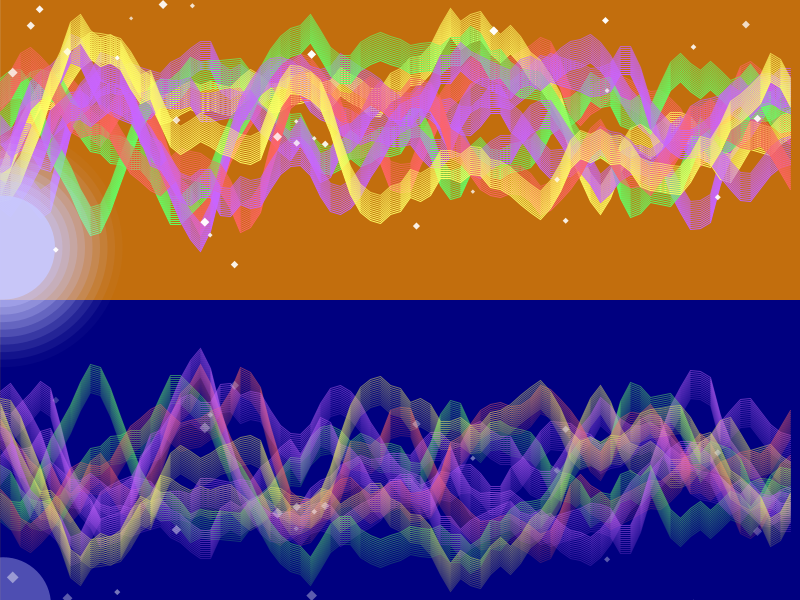
Frame 1 (no input)
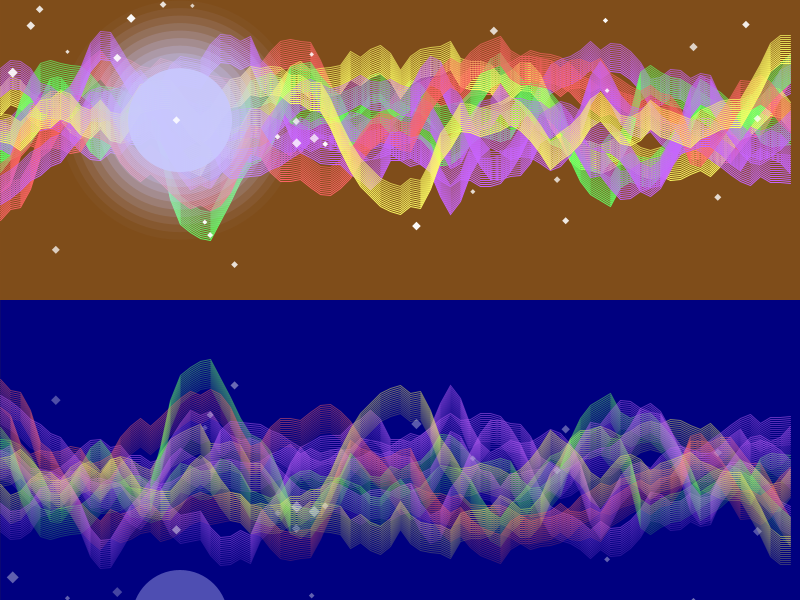
Frame 60 (the mouse pressed at the canvas centre just before this capture)
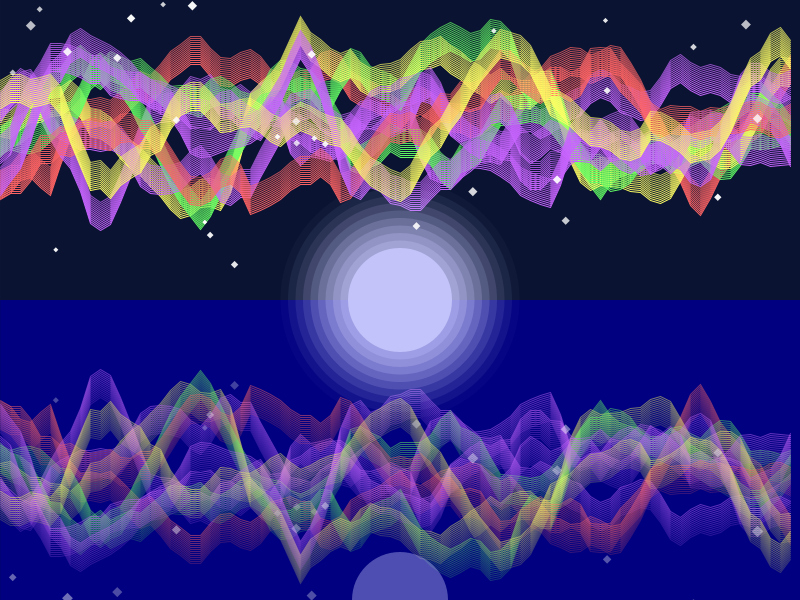
Frame 120 (the mouse held since frame 60 and released just before this capture)

The Processing sketch that drew these frames (run headless with seeded random() and noise(); from frame 60 on, the mouse is pressed at the canvas centre):

// Processing sketch: Alex_Bordignon
// ── Alex_Bordignon.pde
// Global variables for stars
PVector[] stars;  // Array to store star positions
int numStars = 30;  // Number of stars to display
int auroraLines = 10;  // Initial number of aurora glow lines
int initialAuroraLines = 10;  // To reset aurora lines when R is pressed
color[] auroraColors;  // Array to store colors for each aurora glow
float celestialX = 0;  // Horizontal position (for both moon and sun)
float celestialY;  // Vertical position (calculated based on sine wave)
float celestialSpeed = 3;  // Speed of movement (same for both moon and sun)
float arcHeight = 200;  // Height of the arc (adjusted for better visibility)
float arcStartY = 250;  // Starting Y position of the arc

boolean isSun = false;  // Flag to check if it's sun time
float celestialSize = 80;  // Size for both moon and sun

// Aurora fading effect variables
float auroraOpacity = 255;  // Initial opacity for aurora (full opacity)

// Colors for sunrise and sunset
color skyBlue = color(135, 206, 250);  // Daytime sky blue
color sunsetOrange = color(255, 140, 0);  // Sunset/sunrise orange
color nightBlue = color(10, 20, 50);  // Night sky dark blue
color oceanDay = color(70, 130, 180);  // Light blue ocean for daytime
color oceanNight = color(0, 0, 128);  // Dark blue ocean for nighttime

boolean isEclipse = false;  // Flag to check if eclipse is happening
color eclipseColor = color(0);  // Color for the eclipse (black sun with orange glow)
color eclipseWater = oceanNight;  // Water color during eclipse (nighttime water)


void setup() {
  size(800, 600);  // Set canvas size
  smooth();        // Enable smooth rendering

  // Initialize aurora colors
  auroraColors = new color[auroraLines];
  initializeAuroraColors();

  // Generate random star positions
  stars = new PVector[numStars];
  for (int i = 0; i < numStars; i++) {
    float starX = random(width);  // Random x position
    float starY = random(height / 2);  // Random y position in the top half of the sky
    stars[i] = new PVector(starX, starY);
   }
}

void draw() {

  // Set the background and ocean colors based on the current state (eclipse or normal day/night)
  color currentBackground;
  color currentOcean;

  float transitionSpeed = 0.5;
  float transitionFactor = map(celestialX, 0, width, 0, 1);
  transitionFactor = min(transitionFactor + transitionSpeed, 1);

  if (isEclipse) {
    currentBackground = color(0);  // Black sky during eclipse
    currentOcean = eclipseWater;  // Nighttime water color
  } else if (isSun) {
    currentBackground = lerpColor(sunsetOrange, skyBlue, transitionFactor);
    currentOcean = oceanDay;

    auroraOpacity = 0;  // Set aurora opacity to 0 during daytime
  } else {
    currentBackground = lerpColor(sunsetOrange, nightBlue, transitionFactor);
    currentOcean = oceanNight;

    auroraOpacity = 255;  // Ensure aurora is fully visible at night
  }

  // Draw the sky
  for (int i = 0; i < height / 2; i++) {
    color gradientColor = lerpColor(sunsetOrange, currentBackground, transitionFactor);
    stroke(gradientColor);
    line(0, i, width, i);
  }

  // Bottom half of the sky
  for (int i = height / 2; i < height; i++) {
    stroke(currentBackground);
    line(0, i, width, i);
  }

  // Draw the ocean (drawn before stars now)
  for (int i = height / 2; i < height; i++) {
    stroke(currentOcean);
    line(0, i, width, i);
  }

  // Only draw aurora if there's no eclipse and it's nighttime
  if (!isEclipse && auroraOpacity > 0) {
    drawAurora();  // Draw the aurora in the sky
    drawAuroraReflection();  // Draw the aurora reflection in the water
  }

  // Update celestial position for both sun and moon
  updateCelestialPosition();  // Ensure movement of the celestial body (even during eclipse)

  // Draw celestial body (sun or moon)
  if (isEclipse) {
    // Draw the orange glow first, outside the sun's radius
    drawGlow(celestialX, celestialY, 65, color(255, 100, 0));  // Larger glow radius
    drawCelestial(celestialX, celestialY, color(0));  // Black center of the sun
    drawReflection(celestialX, celestialY, color(0)); // Reflection of the black sun
  } else {
    // Normal sun or moon
    if (isSun) {
      drawCelestial(celestialX, celestialY, color(255, 255, 0));  // Sun
      drawReflection(celestialX, celestialY, color(255, 255, 0));
    } else {
      drawCelestial(celestialX, celestialY, color(200, 200, 255));  // Moon
      drawReflection(celestialX, celestialY, color(200, 200, 255));
    }
  }

  // Draw stars after the ocean, so they are on top
  if (!isSun && !isEclipse) {
    drawStars();  // Draw stars and their reflections
  }
}

// Function to draw the orange glow around the sun during the eclipse
void drawGlow(float x, float y, float radius, color glowColor) {
  noStroke();
  fill(glowColor);
  ellipse(x, y, radius * 2, radius * 2);  // Draw a glowing circle around the sun
}


// Function to draw the eclipse celestial body (black sun with orange glow)
void drawCelestialEclipse(float x, float y, color celestialColor) {
  float sizeModifier = 1.3;  // Celestial larger
  float glowIntensity = 10;  // Stronger Glow

  // Draw the eclipse (black sun with orange glow)
  noStroke();
  fill(celestialColor, 220);  // Black sun with no opacity
  ellipse(x, y, celestialSize * sizeModifier, celestialSize * sizeModifier);  // Eclipse body

  // Orange glow around the eclipse
  for (int glow = 1; glow <= glowIntensity; glow++) {
    int glowAlpha = 80 - glow * 10;  // Orange glow for eclipse
    fill(255, 140, 0, glowAlpha);  // Orange color for the glow
    float glowSize = celestialSize * sizeModifier + glow * 15;  // Glow size increases progressively
    ellipse(x, y, glowSize, glowSize);
  }
}


// Function to draw the stars and their reflections
void drawStars() {
  for (int i = 0; i < numStars; i++) {
    PVector star = stars[i];
    float starSize = random(2, 5);  // Random size for the star (small)

    // Draw the star in the sky
    fill(255, 255, 255, random(180, 255));  // White color with slight twinkle effect
    noStroke();
    beginShape();
    vertex(star.x, star.y - starSize);         // Top vertex
    vertex(star.x + starSize, star.y);        // Right vertex
    vertex(star.x, star.y + starSize);        // Bottom vertex
    vertex(star.x - starSize, star.y);        // Left vertex
    endShape(CLOSE);

    // Reflect the star in the water (same logic as celestial reflection)
    float reflectionY = height - (star.y - height / 2) - 250 ;  // Mirror Y position for reflection
    float reflectionSize = starSize * 1.2;  // Slightly larger for distortion
    fill(255, 255, 255, random(50, 120));  // Faded white for reflection
    beginShape();
    vertex(star.x, reflectionY - reflectionSize);         // Top vertex
    vertex(star.x + reflectionSize, reflectionY);        // Right vertex
    vertex(star.x, reflectionY + reflectionSize);        // Bottom vertex
    vertex(star.x - reflectionSize, reflectionY);        // Left vertex
    endShape(CLOSE);
  }
}



// Function to draw the reflection of the celestial object
void drawReflection(float x, float y, color celestialColor) {
  // Reflection position: Mirror the celestial position vertically (relative to waterline)
  float reflectionY = height - (y - height / 2) * 0.1;  // Flip Y position for reflection

  // Set the opacity of the reflection (this controls how faded the reflection looks)
  float reflectionOpacity = 100;  // You can adjust this value for more or less opacity

  // Slightly stretch the reflection to give a more realistic look
  float reflectionSize = celestialSize * 1.2;  // Increase the size of the reflection a bit to simulate distortion

  // Draw the reflection with adjusted opacity
  noStroke();
  fill(celestialColor, reflectionOpacity);  // Use the same color as the celestial body but with opacity
  ellipse(x, reflectionY, reflectionSize, reflectionSize);  // Draw the reflected celestial body
}


// Function to initialize random colors for aurora glows
void initializeAuroraColors() {
  for (int i = 0; i < auroraLines; i++) {
    // Randomly pick yellow, purple, red, or green for each glow
    int choice = int(random(4));  // Change from 3 to 4 options
    if (choice == 0) auroraColors[i] = color(255, 255, 100); // Yellow
    else if (choice == 1) auroraColors[i] = color(200, 100, 255); // Purple
    else if (choice == 2) auroraColors[i] = color(255, 100, 100); // Red
    else auroraColors[i] = color(100, 255, 100); // Green
  }
}

// Function to create aurora effect with stronger glow
void drawAurora() {
  for (int i = 0; i < auroraLines; i++) {
    color c = auroraColors[i];  // Get the color for this glow

    // Draw the glow: multiple semi-transparent parallel layers
    for (int glow = 1; glow <= 15; glow++) {  // Increase the number of glow layers for a stronger effect
      stroke(red(c), green(c), blue(c), auroraOpacity - glow * 5);  // Adjust opacity for more prominence
      noFill();
      beginShape();
      for (int x = 0; x < width; x += 10) {
        // Offset the glow slightly for better visibility
        float y = noise(x * 0.01, frameCount * 0.01 + i) * height / 2 - glow * 2;
        vertex(x, y);
      }
      endShape();
    }
  }
}

// Function to draw the reflection of the aurora
void drawAuroraReflection() {
  float reflectionOpacity = auroraOpacity * 0.5;  // Slightly less opacity for the reflection
  float auroraHeight = height / 2 - 300;  // The height at which the aurora is drawn
  
  // Draw aurora reflection by mirroring the aurora path
  for (int i = 0; i < auroraLines; i++) {
    color c = auroraColors[i];  // Get the color for this glow
    
    // Draw the glow: multiple semi-transparent parallel layers
    for (int glow = 1; glow <= 15; glow++) {  // Increase the number of glow layers for a stronger effect
      stroke(red(c), green(c), blue(c), reflectionOpacity - glow * 5);  // Adjust opacity for more prominence
      noFill();
      beginShape();
      for (int x = 0; x < width; x += 10) {
        // Offset the glow slightly for better visibility
        float y = noise(x * 0.01, frameCount * 0.01 + i) * height / 2 - glow * 2;
        float reflectionY = height - (y - auroraHeight);  // Mirror the Y position for reflection
        vertex(x, reflectionY);  // Draw each mirrored aurora point
      }
      endShape();
    }
  }
}



void updateCelestialPosition() {
  if (mousePressed) {
    // Follow the mouse when the mouse is held down
    celestialX = mouseX;
    celestialY = mouseY;
  } else {
    // Update position as it moves from left to right
    celestialX += celestialSpeed;

    // Use a sine wave to create the Y position (arc path)
    float sineFactor = sin(map(celestialX, 0, width, 0, PI));  // Generate a sine wave oscillation
    celestialY = arcStartY - sineFactor * arcHeight;  // Adjust for the arc height

    // Only allow the eclipse to occur when the sun first appears
    if (celestialX >= 0 && celestialX < 5 && isSun) {
      isEclipse = (random(10) < 1);  // Random chance of eclipse only when the sun appears
    }

    // Transition from moon to sun when the celestial object reaches the left side
    if (celestialX >= width && !isSun) {
      celestialX = 0;  // Reset to the initial position (left side)
      isSun = true;  // Ensure it's sun after reset, no eclipse
    }

    // Transition from sun to moon when the celestial object reaches the right side
    if (celestialX >= width && isSun) {
      celestialX = 0;  // Reset to the initial position (left side)
      isSun = false;  // Switch to moon (night)
      isEclipse = false;  // Reset eclipse at the end of the day
    }
  }
}





// Function to draw a glowing celestial object (moon or sun)
void drawCelestial(float x, float y, color celestialColor) {
  // Make the moon larger if it's nighttime
  float sizeModifier = 1.3;  // Celestial larger
  float glowIntensity = 10;    // Stronger Glow

  // Draw the celestial object (moon or sun)
  noStroke();
  fill(celestialColor, 220);  // Slightly more opaque for better visibility
  ellipse(x, y, celestialSize * sizeModifier, celestialSize * sizeModifier);  // Celestial body

  // Add a glowing effect
  for (int glow = 1; glow <= glowIntensity; glow++) {
    int glowAlpha = isEclipse || !isSun ? 80 - glow * 8 : 50 - glow * 10;  // Same glow for eclipse as moon
    fill(celestialColor, glowAlpha);  
    float glowSize = celestialSize * sizeModifier + glow * 15;  // Glow size increases progressively
    ellipse(x, y, glowSize, glowSize);
  }
}


// Function to handle key presses
void keyPressed() {
  // Change colors if the space bar is pressed
  if (key == ' ') {
    initializeAuroraColors();  // Reassign random colors to each glow
  }

  // Reset the number of aurora lines if R is pressed
  if (key == 'r' || key == 'R') {
    auroraLines = initialAuroraLines;  // Reset to the initial amount
    auroraColors = new color[auroraLines];  // Resize color array
    initializeAuroraColors();  // Reinitialize colors
  }

  // Increase aurora lines when 'm' is pressed
  if (key == 'm' || key == 'M') {
    auroraLines++;  // Add a new aurora line
    auroraColors = expandAuroraColors(auroraColors, 1);  // Expand the colors array
    initializeAuroraColors();  // Reinitialize colors to include the new glow
  }

  // Decrease aurora lines when 'n' is pressed
  if (key == 'n' || key == 'N') {
    if (auroraLines > 1) {  // Ensure there is at least 1 aurora line
      auroraLines--;  // Remove an aurora line
      auroraColors = shrinkAuroraColors(auroraColors, 1);  // Shrink the colors array
      initializeAuroraColors();  // Reinitialize colors to match the reduced count
    }
  }

  // Increase celestial speed when 'p' is pressed
  if (key == 'p' || key == 'P') {
    celestialSpeed += 0.5;  // Increment speed
    println("Celestial speed increased to: " + celestialSpeed);
  }

  // Decrease celestial speed when 'o' is pressed
  if (key == 'o' || key == 'O') {
    celestialSpeed = max(0.1, celestialSpeed - 0.5);  // Decrement speed, ensure it's not below 0.1
    println("Celestial speed decreased to: " + celestialSpeed);
  }
  
    // Decrease celestial speed when 'o' is pressed
  if (key == 'e' && isSun || key == 'E'  && isSun) {
    isEclipse = true;  // Force eclipse to occur
  }
}

// Function to shrink the aurora colors array when decreasing lines
color[] shrinkAuroraColors(color[] oldArray, int extraLength) {
  color[] newArray = new color[oldArray.length - extraLength]; 
  // Copy the old array to the new array, excluding the last element
  for (int i = 0; i < newArray.length; i++) {
    newArray[i] = oldArray[i];
  }
  return newArray;
}


// Function to expand the aurora colors array
color[] expandAuroraColors(color[] oldArray, int extraLength) {
  color[] newArray = new color[oldArray.length + extraLength]; 
  // Copy the old array to the new array
  for (int i = 0; i < oldArray.length; i++) {
    newArray[i] = oldArray[i];
  }
  return newArray;
}
